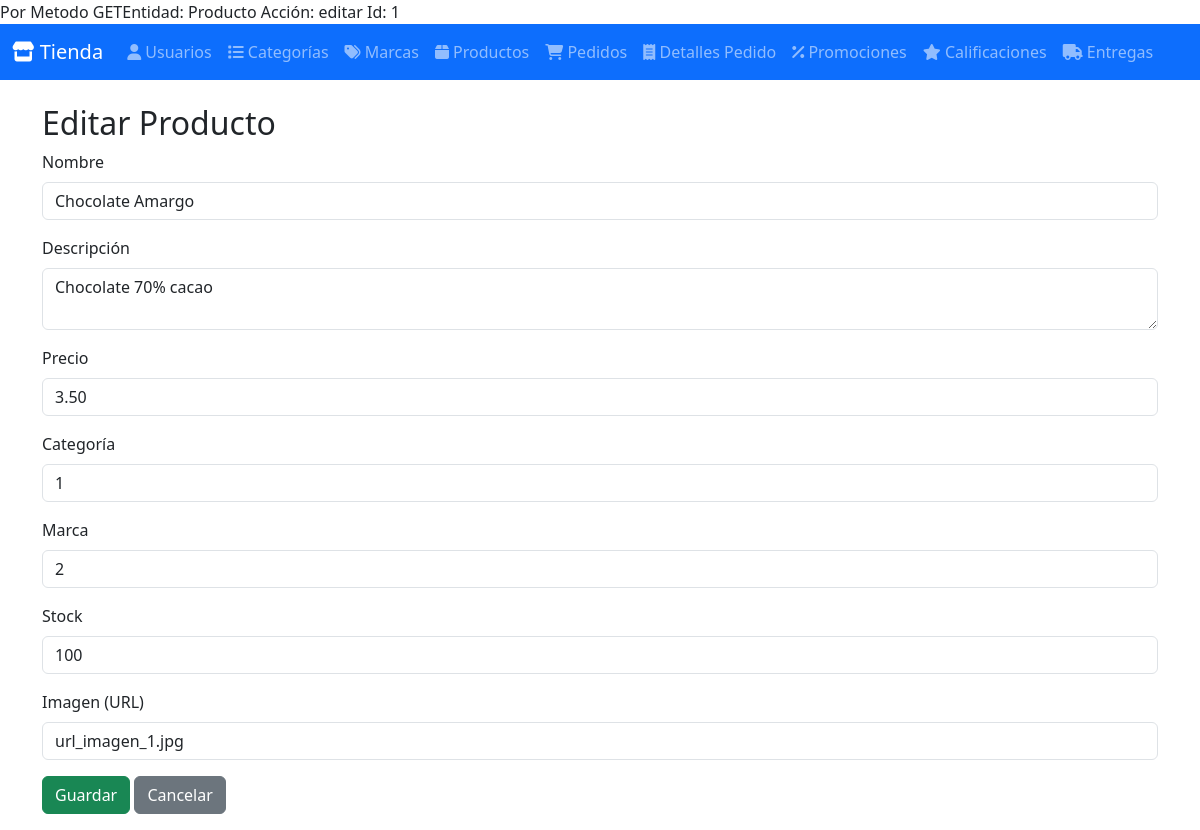
The page /index.php?entity=Producto&action=editar&id=1 on the database its author committed.
### tables this page shows
CREATE TABLE productos (
    id INT AUTO_INCREMENT PRIMARY KEY,
    nombre VARCHAR(100) NOT NULL,
    descripcion TEXT,
    precio DECIMAL(10,2) NOT NULL,
    id_categoria INT,
    id_marca INT,
    stock INT DEFAULT 0,
    imagen TEXT,  
    fecha_registro DATE DEFAULT (CURDATE()),
    FOREIGN KEY (id_categoria) REFERENCES categorias(id) ON DELETE SET NULL,
    FOREIGN KEY (id_marca) REFERENCES marcas(id) ON DELETE SET NULL
);

### Model/ClassProducto.php (called while the page is built, shortened)
<?php
require_once BASE_PATH . DIRECTORY_SEPARATOR . 'Config' . DIRECTORY_SEPARATOR . 'ClassDatabase.php';
class ClassProducto {
    private $conn;
    public function __construct() {
        $db = new ClassDatabase();
        $this->conn = $db->getConnection();
    }
    public function getProductoById($id) {
        $query = "SELECT * FROM productos WHERE id = :id";
        $stmt = $this->conn->prepare($query);
        $stmt->bindParam(':id', $id);
        $stmt->execute();
        return $stmt->fetch(PDO::FETCH_ASSOC);
    }
}
?>

### Config/ClassDatabase.php (called while the page is built, shortened)
<?php
class ClassDatabase {
    private $host = 'localhost';
    private $db_name = 'bd_tienda_dulces';
    private $username = 'root';
    private $password = 'password';
    public function getConnection() {
        $this->conn = null;
        try {
            $this->conn = new PDO("mysql:host={$this->host};dbname={$this->db_name}", $this->username, $this->password);
            $this->conn->setAttribute(PDO::ATTR_ERRMODE, PDO::ERRMODE_EXCEPTION);
        } catch (PDOException $e) {
            echo "Error de conexión: " . $e->getMessage();
        }
        return $this->conn;
    }
}
?>

### Controller/ClassProductoController.php (called while the page is built, shortened)
<?php
require_once BASE_PATH . DIRECTORY_SEPARATOR . 'Model' . DIRECTORY_SEPARATOR . 'ClassProducto.php';
class ClassProductoController {
    public function getProductoByIdController($id) {
        $productoModel = new ClassProducto();
        return $productoModel->getProductoById($id);
    }
}
?>

### View/Producto/formProducto.php (the view, shortened to what this page needs)
<?php
$producto = $elemento ?? null;
$producto = $producto ?? ['id' => '', 'nombre' => '', 'descripcion' => '', 'precio' => '', 'id_categoria' => '', 'id_marca' => '', 'stock' => '', 'imagen' => ''];
$isEdit = !empty($producto['id']);
?>
<h2><?php echo $isEdit ? 'Editar Producto' : 'Registrar Producto'; ?></h2>
<form method="POST" action="index.php">
    <div class="mb-3">
        <label class="form-label">Nombre</label>
        <input type="text" name="nombre" class="form-control" value="<?php echo htmlspecialchars($producto['nombre']); ?>" required>
    </div>
    <div class="mb-3">
        <label class="form-label">Descripción</label>
        <textarea name="descripcion" class="form-control"><?php echo htmlspecialchars($producto['descripcion']); ?></textarea>
    </div>
    <div class="mb-3">
        <label class="form-label">Precio</label>
        <input type="number" step="0.01" name="precio" class="form-control" value="<?php echo htmlspecialchars($producto['precio']); ?>" required>
    </div>
    <div class="mb-3">
        <label class="form-label">Categoría</label>
        <input type="text" name="id_categoria" class="form-control" value="<?php echo htmlspecialchars($producto['id_categoria']); ?>" required>
    </div>
    <div class="mb-3">
        <label class="form-label">Marca</label>
        <input type="text" name="id_marca" class="form-control" value="<?php echo htmlspecialchars($producto['id_marca']); ?>" required>
    </div>
    <div class="mb-3">
        <label class="form-label">Stock</label>
        <input type="number" name="stock" class="form-control" value="<?php echo htmlspecialchars($producto['stock']); ?>" required>
    </div>
    <div class="mb-3">
        <label class="form-label">Imagen (URL)</label>
        <input type="text" name="imagen" class="form-control" value="<?php echo htmlspecialchars($producto['imagen']); ?>">
    </div>
    <button type="submit" class="btn btn-success">Guardar</button>
    <a href="index.php?entity=Producto&action=listar" class="btn btn-secondary">Cancelar</a>
</form>

### rows shown on the page
productos: nombre "Chocolate Amargo", descripcion "Chocolate 70% cacao", precio "3.50", id_categoria "1", id_marca "2", stock "100", imagen "url_imagen_1.jpg"

### other values the page prints
$entity "Producto"
$action "editar"
$id "1"
$label "Usuarios Categorías Marcas Productos Pedidos Detalles Pedido Promociones Calificaciones Entregas"
